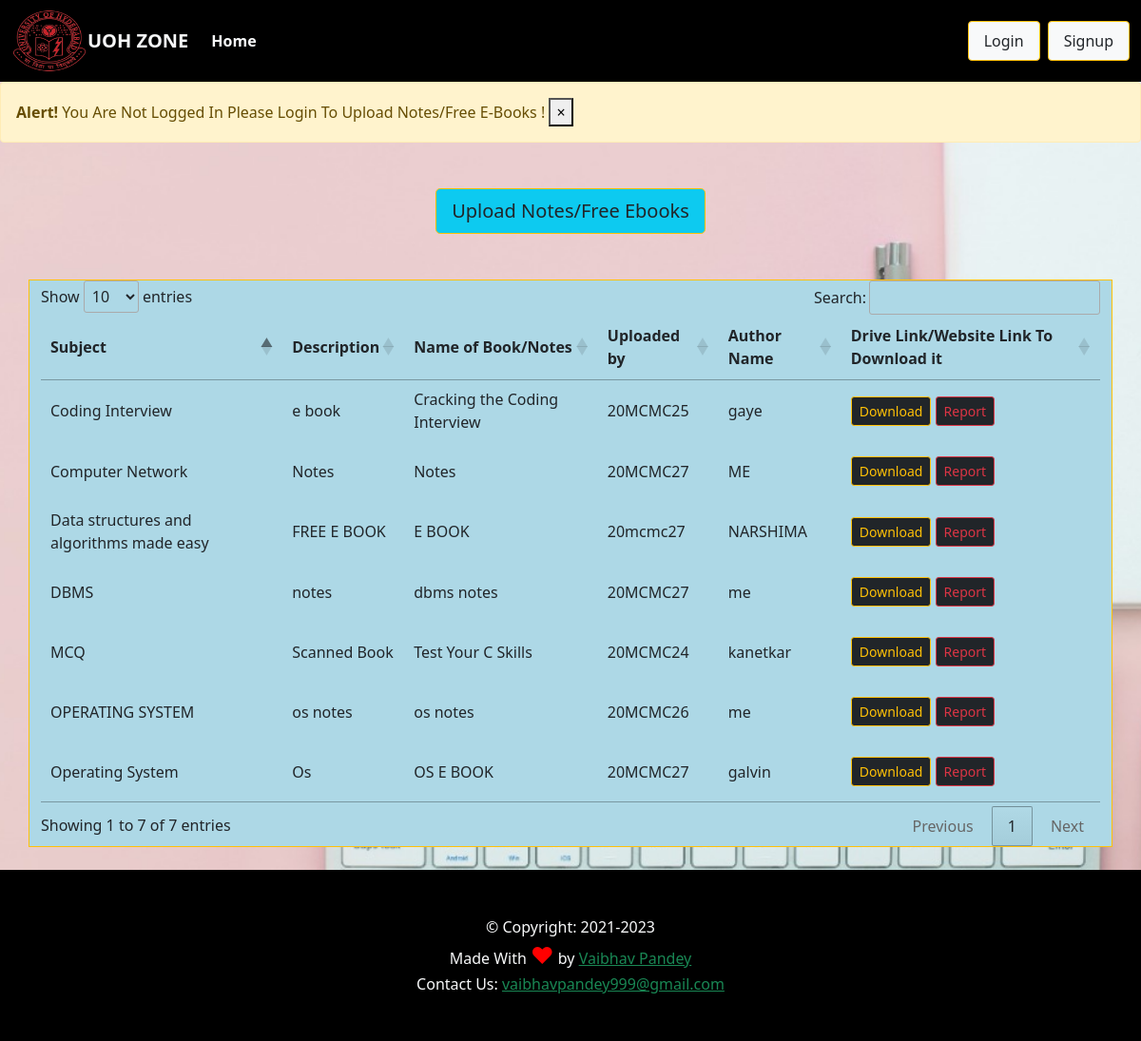
/uploadnotes.php, run on the app's committed database.
### tables this page shows
CREATE TABLE `notes` (
  `notes_id` int(15) NOT NULL,
  `subject` varchar(100) NOT NULL,
  `description` varchar(100) NOT NULL,
  `notes_name` varchar(100) NOT NULL,
  `uploader` varchar(100) NOT NULL,
  `author` varchar(100) NOT NULL,
  `link` varchar(250) NOT NULL,
  `reported_notes` int(1) NOT NULL DEFAULT 0
);

### uploadnotes.php (the view, shortened to what this page needs)
<!doctype html>
<html lang="en">
<head>
<body>
    <link href="https://cdn.jsdelivr.net/npm/bootstrap@5.0.1/dist/css/bootstrap.min.css" rel="stylesheet">
  <link rel="stylesheet" href="//cdn.datatables.net/1.10.20/css/jquery.dataTables.min.css">
</head>
<?php require 'navbar.php'; ?>
<?php
if((isset($_SESSION['loggedin'])) && $_SESSION['loggedin']==true){ }
    else{
      echo ' <div class="alert alert-warning alert-dismissible fade show" role="alert">
      <strong>Alert!</strong>   You Are Not Logged In Please Login To Upload Notes/Free E-Books !
      <button type="button" class="close" data-dismiss="alert" aria-label="Close">
             <span aria-hidden="true">×</span>
      </button>
  </div> ';
    }
?>
<section class=" my-5 text-center">
  <button type="button" class="upp   text-dark btn btn-info text-success btn btn-outline-warning mx-auto btn-lg " data-toggle="modal" data-target="#upload">
    Upload Notes/Free Ebooks
  </button>
</section>
<div   style='background-color:lightblue' class="container my-4 border border-warning">
  <table class='text-dark' style='background-color:lightblue' class="table" id="myTable">
    <thead>
      <tr>
        <th class='text-dark'  scope="col">Subject</th>
        <th class='text-dark'  scope="col">Description</th>
        <th class='text-dark'  scope="col">Name of Book/Notes</th>
        <th class='text-dark'   scope="col">Uploaded by</th>
        <th class='text-dark'  scope="col">Author Name</th>
        <th class='text-dark'  scope="col">Drive Link/Website Link To Download it</th>
      </tr>
    </thead>
    <tbody>
      <?php
      $sql1 = "SELECT * FROM `notes`";
      $result = mysqli_query($conn, $sql1);
      while ($row = mysqli_fetch_assoc($result)) {
        echo "<tr>
        <td   class='text-dark' style='background-color:lightblue'  >" . $row['subject'] . "</td>
        <td    class='text-dark' style='background-color:lightblue'>" . $row['description'] . "</td>
        <td   class='text-dark' style='background-color:lightblue'>" . $row['notes_name'] . "</td>
        <td  class='text-dark' style='background-color:lightblue'>" . $row['uploader'] . "</td>
        <td  class='text-dark' style='background-color:lightblue'>" . $row['author'] . "</td>
        <td  class='text-dark' style='background-color:lightblue' > <button   class=' btn-sm download btn btn-dark btn btn-outline-warning  my-2 ' id=" . $row['notes_id'] . ">Download</button> <button   class='btn-sm report btn btn-dark btn btn-outline-danger ' id=" . $row['notes_id'] . ">Report</button>
          </td>
      </tr>";
      }
      ?>
    </tbody>
  </table>
</div>
<?php  require'footer.php';  ?>
  </body>
</html>

### uploadnotes.php (style rules this page uses)
body { margin: 0px; padding: 0px; background-image: url('images/notes1.jpeg'); background-position: center; background-repeat: no-repeat; background-size: cover; height: 100%; }

### data on the page
notes: subject "Computer Network", description "Notes", notes_name "Notes", uploader "20MCMC27", author "ME"
notes: subject "DBMS", description "notes", notes_name "dbms notes", uploader "20MCMC27", author "me"
notes: subject "OPERATING SYSTEM", description "os notes", notes_name "os notes", uploader "20MCMC26", author "me"
notes: subject "Data structures and algorithms made easy", description "FREE E BOOK", notes_name "E BOOK", uploader "20mcmc27", author "NARSHIMA"
notes: subject "Coding Interview", description "e book", notes_name "Cracking the Coding Interview", uploader "20MCMC25", author "gaye"
notes: subject "Operating System", description "Os", notes_name "OS E BOOK", uploader "20MCMC27", author "galvin"
notes: subject "MCQ", description "Scanned Book", notes_name "Test Your C Skills", uploader "20MCMC24", author "kanetkar"
